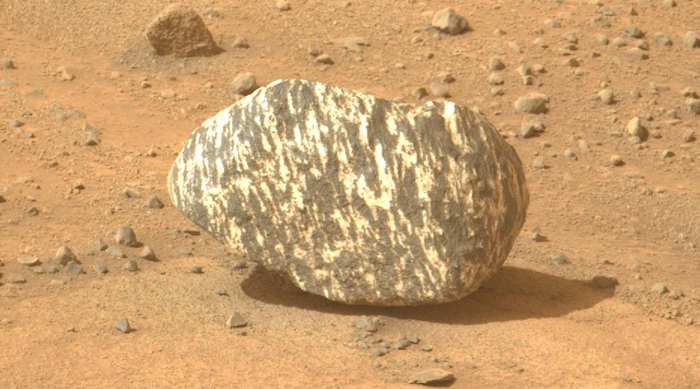
#> input picture simulation and training/rock.jpg, 1400 x 778 px (shown at 1/2 size)
$ python snn_final_viz.py
#> lines starting #> are read from the running program, lines starting #| are printed output that depends on the picture; after the words box and inside, x2 and y2 are one past the last pixel; in counts of white or black regions, pixels touching at a corner belong together
import cv2
import numpy as np
import matplotlib.pyplot as plt

def process_and_classify(image_path, label):
    # 1. Load in COLOR
#> called with image_path = 'rock.jpg', label = 'Martian Rock'
    img_bgr = cv2.imread(image_path)
#> img_bgr is the input picture: shape (778, 1400, 3); mean B, G, R 109.7, 159.5, 202.3
    if img_bgr is None: return None, None, None, None
    img_rgb = cv2.cvtColor(img_bgr, cv2.COLOR_BGR2RGB)
    img_gray = cv2.cvtColor(img_bgr, cv2.COLOR_BGR2GRAY)

    img_rgb = cv2.resize(img_rgb, (64, 64))
#> img_rgb: shape (64, 64, 3)
    img_gray = cv2.resize(img_gray, (64, 64))
#> img_gray: shape (64, 64)

    # 2. THE RETINA (Updated with your TUNED values)
    g1 = cv2.GaussianBlur(img_gray, (3, 3), 0)
    g2 = cv2.GaussianBlur(img_gray, (9, 9), 0) # Sigma 15
    dog_response = cv2.absdiff(g1, g2)

    # Threshold: 35 (The "Sand Blocker")
    active_pixels = np.where(dog_response > 15, 1, 0)
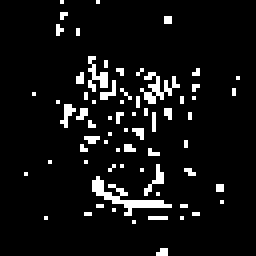
#> active_pixels: shape (64, 64) int64 (shown 4 times larger); values 0 (black) and 1 (white), 7% white in thin lines or dots, all inside (x1, y1, x2, y2) = (6, 0, 60, 64)

    # 3. RUN LIF NEURON
    duration_ms = 50
    input_spikes = np.zeros((active_pixels.size, duration_ms))
    flat_activity = active_pixels.flatten()
#> flat_activity = 4096 values, max 1 at index 15, min 0 at index 0, mean 0.0698

    for i in range(active_pixels.size):
        if flat_activity[i] == 1:
            input_spikes[i] = np.random.rand(duration_ms) < 0.25
        else:
            input_spikes[i] = np.random.rand(duration_ms) < 0.001

    v = 0
    tau = 10.0
    threshold = 5.0
    voltage_trace = []

    # Weight: 0.05 (The "Heavy" Neuron)
    w = 0.1
    has_fired = False

    for t in range(duration_ms):
        incoming_current = np.sum(input_spikes[:, t]) * w
        dv = (-v + incoming_current) / tau
        v += dv
        voltage_trace.append(v)
        if v >= threshold:
            has_fired = True
#> this loop made 50 passes
#> (incoming_current, dv, v) on passes 1 to 12: (7.2, 0.72, 0.72), (8, 0.728, 1.45), (7.2, 0.575, 2.02), (7.5, 0.548, 2.57), (6.4, 0.383, 2.95), (7.4, 0.445, 3.4), (8.2, 0.48, 3.88), (6.8, 0.292, 4.17), (7.4, 0.323, 4.49), (7.1, 0.261, 4.75), (8.1, 0.335, 5.09), (7.3, 0.221, 5.31)
#> after the loop, v = 7.49; voltage_trace = 50 values, max 7.5 at index 44, min 0.72 at index 0, mean 6.19

    # 4. VISUALIZATION
    final_img = img_rgb.copy()

    if has_fired:
        # Green = ACTIVE
        cv2.rectangle(final_img, (0,0), (63,63), (0, 255, 0), 2)
#> final_img: shape (64, 64, 3); mean R, G, B 175.9, 170.1, 96
        cv2.putText(final_img, "ACTIVE", (5, 55), cv2.FONT_HERSHEY_SIMPLEX, 0.4, (0, 255, 0), 1)
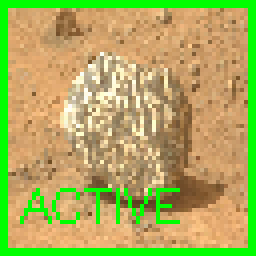
#> final_img: shape (64, 64, 3) (shown 4 times larger); mean R, G, B 171.3, 172.8, 93.6
    else:
        # Red = SILENT
        cv2.rectangle(final_img, (0,0), (63,63), (0, 0, 255), 2)
        cv2.putText(final_img, "SILENT", (5, 55), cv2.FONT_HERSHEY_SIMPLEX, 0.4, (255, 0, 0), 1)

    return final_img, active_pixels, voltage_trace, has_fired

# --- EXECUTION ---
fig, axes = plt.subplots(3, 2, figsize=(10, 10))

rock_img, rock_retina, rock_volt, rock_fired = process_and_classify('rock.jpg', "Martian Rock")
#> rock_volt has the same summary as voltage_trace in process_and_classify; rock_fired = True
sand_img, sand_retina, sand_volt, sand_fired = process_and_classify('sand.jpg', "Martian Sand")
#> call 2 of process_and_classify, with image_path = 'sand.jpg', label = 'Martian Sand'
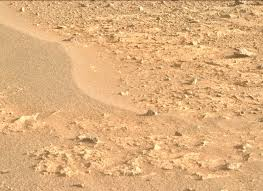
#> input picture simulation and training/sand.jpg, 263 x 191 px
#> in process_and_classify, img_bgr is the input picture: shape (191, 263, 3); mean B, G, R 124.6, 175.9, 222.7
#> in process_and_classify (call 2), `g1 = cv2.GaussianBlur(img_gray, (3, 3), 0)`:
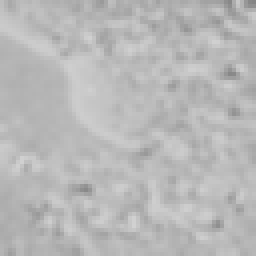
#> g1: shape (64, 64) (shown 4 times larger); min 133, max 209, mean 184.3
#> in process_and_classify (call 2), `dog_response = cv2.absdiff(g1, g2)`:
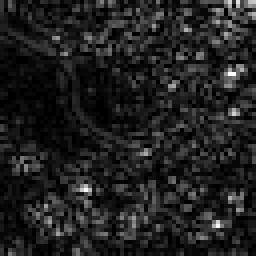
#> dog_response: shape (64, 64) (shown 4 times larger); min 0, max 32, mean 4.1; drawn with min black and max white
#> in process_and_classify (call 2), `active_pixels = np.where(dog_response > 15, 1, 0)`: active_pixels: shape (64, 64) int64; values 0 (black) and 1 (white), 1.8% white in thin lines or dots, all inside (x1, y1, x2, y2) = (6, 0, 64, 60)
#> in process_and_classify (call 2), `flat_activity = active_pixels.flatten()`: flat_activity = 4096 values, max 1 at index 25, min 0 at index 0, mean 0.0181
#> the loop in process_and_classify (call 2), `for t in range(duration_ms):` made 50 passes
#> (incoming_current, dv, v) on passes 1 to 12: (1.8, 0.18, 0.18), (3.3, 0.312, 0.492), (1.6, 0.111, 0.603), (2.3, 0.17, 0.773), (1.8, 0.103, 0.875), (1.7, 0.0825, 0.958), (2.1, 0.114, 1.07), (2.7, 0.163, 1.23), (2.7, 0.147, 1.38), (1.4, 0.00187, 1.38), (2.2, 0.0817, 1.46), (1.9, 0.0435, 1.51)
#> after the loop in process_and_classify (call 2), `for t in range(duration_ms):`: v = 2.2; voltage_trace = 50 values, max 2.28 at index 33, min 0.18 at index 0, mean 1.83
#> in process_and_classify (call 2), `cv2.rectangle(final_img, (0,0), (63,63), (0, 0, 255), 2)`: final_img: shape (64, 64, 3); mean R, G, B 196.9, 155.4, 140.8
#> in process_and_classify (call 2), `cv2.putText(final_img, "SILENT", (5, 55), cv2.FONT_HERSHEY_SIMPLEX, 0...`:
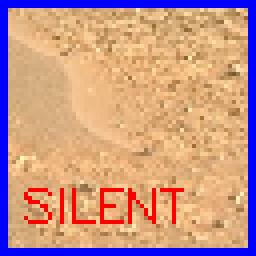
#> final_img: shape (64, 64, 3) (shown 4 times larger); mean R, G, B 197.7, 150.7, 137.6
#> sand_volt has the same summary as voltage_trace in process_and_classify; sand_fired = False

if rock_img is not None:
    # ROCK
    axes[0, 0].imshow(rock_img); axes[0, 0].set_title("Input: Martian Rock")
    axes[1, 0].imshow(rock_retina, cmap='jet'); axes[1, 0].set_title("Retina Output")
    axes[2, 0].plot(rock_volt, color='red'); axes[2, 0].axhline(5.0, color='black', linestyle='--')
    axes[2, 0].set_ylim(0, 10); axes[2, 0].set_title("Voltage (Spike Triggered)")

    # SAND
    axes[0, 1].imshow(sand_img); axes[0, 1].set_title("Input: Martian Sand")
    axes[1, 1].imshow(sand_retina, cmap='jet'); axes[1, 1].set_title("Retina Output")
    axes[2, 1].plot(sand_volt, color='blue'); axes[2, 1].axhline(5.0, color='black', linestyle='--')
    axes[2, 1].set_ylim(0, 10); axes[2, 1].set_title("Voltage (Sub-threshold)")

    plt.tight_layout()
    plt.show()
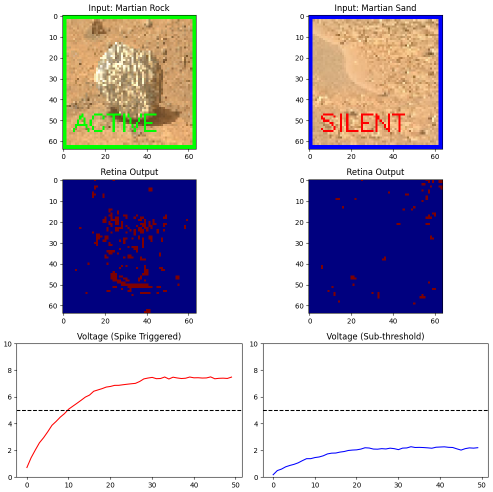
#> figure drawn by matplotlib, 6 panels; panel 5: curve peaks at x = 44, y = 7.5; panel 6: curve peaks at x = 33, y = 2.28
